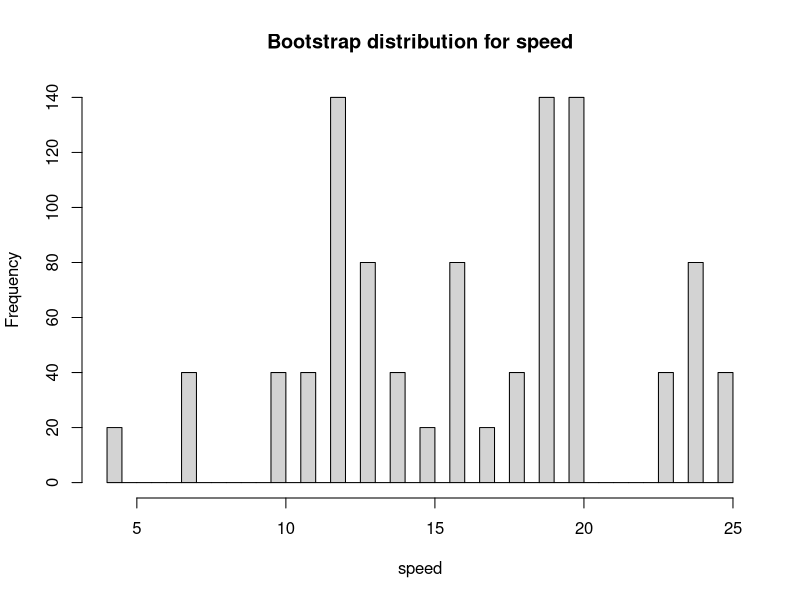

This figure's R source: (Note: this script raises an error after producing the figure.)
## ---- chunk 1
library(knitr)
# Any of these options can be changed in any R chunk.
knitr::opts_chunk$set(echo = TRUE, 
                      warning = FALSE,
                      message = FALSE,
                      fig.align = "center", 
                      # Two following determine width and height
                      # of the R device on which the plots are made
                      fig.width = 7, 
                      fig.height = 6,
                      # last argument here determines the actual 
                      # width of the plot as it appears in the processed
                      # RMarkdown file
                      out.width = "50%") 

dataDirectory <- "../Data"
## ---- chunk 2
      n_units <- function(x) { UseMethod("n_units",x) }
      n_units.data.frame <- function(x) { nrow(x)}
      n_units.matrix <- function(x) { length(x)}
      n_units.default <- function(x) {length(x)}
## ---- chunk 3
       n_units(cars)
       n_units(cars$speed)
       n_units(HairEyeColor)
       n_units(lm(dist ~ speed, data = cars))
       n_units(n_units)
## ---- chunk 4
      getValues <- function(x, indices) { UseMethod("getValues",x)}
      getValues.default <- function(x, indices) {x[indices]}
      getValues.list <- function(x, indices) { x[[indices,]] }
      getValues.matrix <- function(x, indices) { x[indices] }
      getValues.data.frame <- function(x, indices) { x[indices,] }
## ---- chunk 5
       getValues.data.frame(mtcars, c("Pontiac Firebird"))
       getValues.data.frame(data.frame(alphabet = LETTERS), 1:3)
       getValues(HairEyeColor, 1:3)
       getValues(lm(dist ~ speed, data = cars), 1)
## ---- chunk 6
       getFitFn <- function(fit, formula, ...)
         {  myFit <- function(data) {
         return(fit(formula,data ,...))}}
## ---- chunk 7
      myFit <- getFitFn(fit = lm, formula = dist ~ speed)
## ---- chunk 8
      result1 <- myFit(data = cars)
      result2 <- lm(dist ~ speed, data = cars)
      coef(result1) == coef(result2)
## ---- chunk 9
         myFit <- getFitFn(fit = lm, formula = dist ~ speed, model = FALSE)
         result1 <- myFit(data = cars)
         result2 <- lm(dist ~ speed, data = cars,model = FALSE)
         coef(result1) == coef(result2)
## ---- chunk 10
      bootstrap <- function(data, attribute, B=1000) 
       { samp <- lapply(1:B,
          FUN = function(i) {s <-
          getValues(data,
                    (sample(1:n_units(data), n_units(data), replace=TRUE)))})
         Map (attribute, samp)

        }
## ---- chunk 11
     bootstrap <- function(data, attribute, B=1000) 
       { 
         Map (attribute, getValues(data,
                    (sample(1:n_units(data), n_units(data), replace=TRUE))), 1:B)

        }
## ---- chunk 12
       set.seed(314159)
       bSamples <- bootstrap(cars$speed, mean)
       bSamples_unlist <- unlist(bSamples)
       hist(bSamples_unlist, main = "Bootstrap distribution for speed",
          xlab = "speed", breaks = 50)
## ---- chunk 13
    set.seed(314159)
    bSamples1 <- bootstrap(cars,
                           getFitFn(fit = lm, formula = dist ~ poly(speed,2)),
                           B=5000)
    anss <- sapply(1:n_units(bSamples1), 
                   FUN = function(i)
                     {s <- (bSamples1[[i]]$coefficients)[[3]]})
    hist(anss,
         main = "Bootstrap distribution for quadratic coefficient estimator",
          xlab = "quadratic coefficient estimator", breaks = 50)
## ---- chunk 14
      set.seed(314159)
      bSamples <- bootstrap(cars,
                            getFitFn(fit = lm, formula = dist ~ poly(speed,2)),
                            B=50)
      ((bSamples[[1]]$coefficients))
## ---- chunk 15
       bootstrap <- function(data, attribute, B) 
       { samp <- sapply(1:B,
          FUN = function(i) {s <-
          attribute(getValues(data,(sample(1:n_units(data), 
                                           n_units(data), replace=TRUE))))})}
       set.seed(314159)
       bSamples <- bootstrap(cars,
                             getFitFn(fit = lm, formula = dist ~ poly(speed,2)),
                             B=50)
       (class(bSamples))
       (bSamples[[1]])
      
## ---- chunk 16
        set.seed(314159)
        bSamples <- bootstrap(cars,
                              getFitFn(fit = lm, formula = dist ~ poly(speed,2))
                              ,B=50)
        (class(bSamples))
        (class(bSamples[2, ])) #class of row
        (class(bSamples[,3])) #class of column
        (bSamples[[1]]) #ways to extract the coefficients
        (bSamples[,1]$coefficients) #ways to extract the coefficients

## ---- chunk 17
      set.seed(314159)
      bSamples <- bootstrap(cars,
                            getFitFn(fit = lm, formula = dist ~ poly(speed,2))
                            ,B=500)
      (bSamples[,500]$coefficients)   
## ---- chunk 18
       x <- sapply(1:500, FUN = function(i){s <- 
         (bSamples[,i]$coefficients[[2]])}) 
#coefficient estimate of the linear term
       y <- sapply(1:500, FUN = function(i){s <- 
         (bSamples[,i]$coefficients[[3]])}) 
       #coefficient of the quadratic term
       plot(x, y, col = adjustcolor("steelblue", alpha.f = 0.4),pch =19,
       xlim = extendrange(x),
       ylim = extendrange(y),
       xlab = "coefficient estimate of linear term",
       ylab = "coefficient of quadratic term",
       main = "coefficient estimates of bootstrap samples")
       library(MASS)
       f1 <- kde2d(x,y, h = c(width.SJ(x),width.SJ(y)))
       contour(f1, add = TRUE, col = "grey", drawlabels = FALSE)
